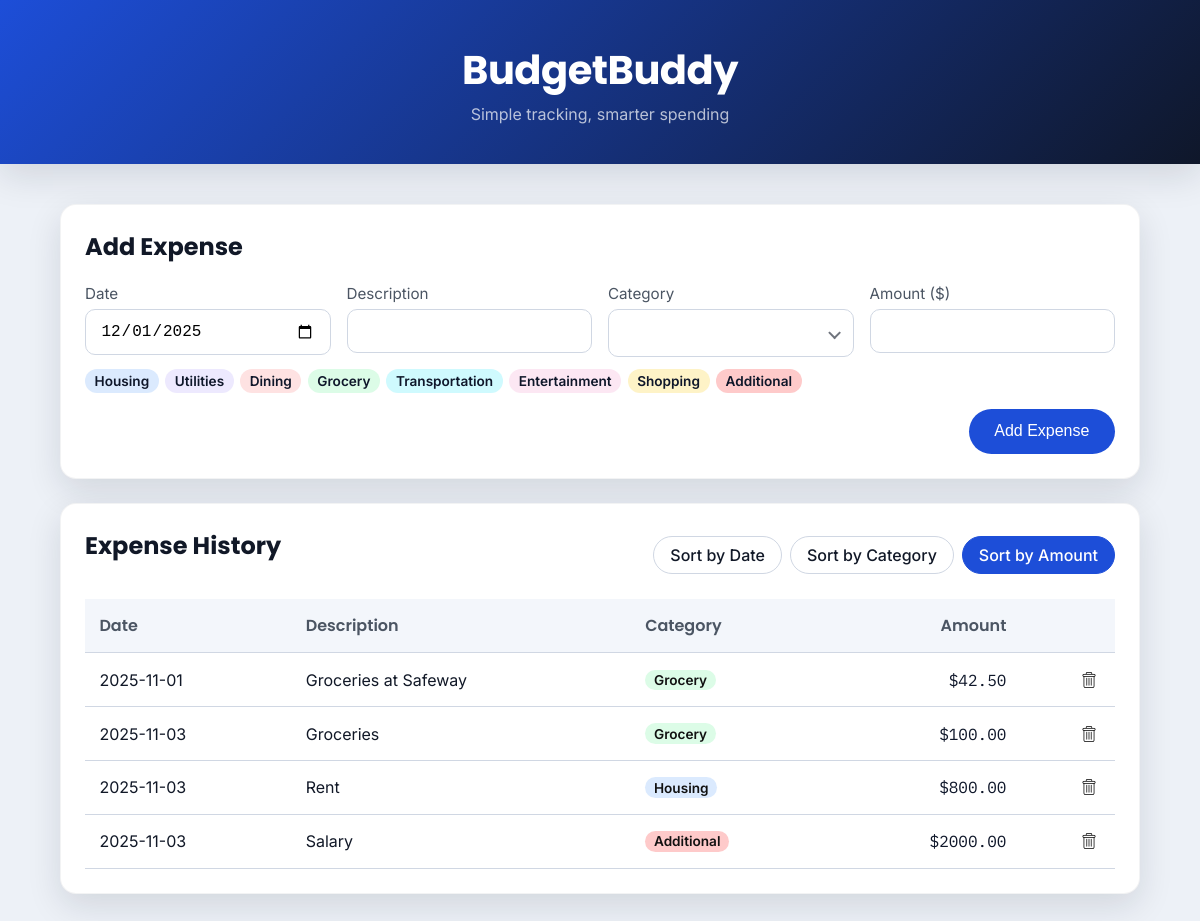
Screenshot of /dashboard?sort=amount with the database file from the repository.
### tables this page shows
CREATE TABLE expenses (
                id INTEGER PRIMARY KEY AUTOINCREMENT,
                date TEXT NOT NULL,
                description TEXT NOT NULL,
                amount REAL NOT NULL,
                category TEXT NOT NULL
            );

### budgetbuddy/routes/expenses.py (the view, shortened to what this page needs)
    @bp.route("/", methods=["GET", "POST"])
    @bp.route("/dashboard", methods=["GET", "POST"])
    def dashboard():
        form = ExpenseForm(request.form if request.method == "POST" else None)
        sort_by = request.args.get("sort", "date")
        expenses = service.list_expenses(sort_by)
        return render_template(
            "base.html",
            form=form,
            expenses=expenses,
            today=date.today().isoformat(),
            active_sort=sort_by,
            categories=CATEGORY_CHOICES,
            category_color_map={choice["value"]: choice["color"] for choice in CATEGORY_CHOICES},
        )

### budgetbuddy/db.py (called while the page is built)
def get_db_connection():
    conn = sqlite3.connect(DATABASE)
    conn.row_factory = sqlite3.Row
    return conn

@contextmanager
def db_connection():
    conn = get_db_connection()
    try:
        yield conn
        conn.commit()
    except Exception:
        conn.rollback()
        raise
    finally:
        conn.close()

### budgetbuddy/forms/expense_form.py (called while the page is built)
    @property
    def submitted(self) -> bool:
        return bool(self._raw)

    def value(self, field: str, fallback: str = "") -> str:
        if self.submitted:
            return self._raw.get(field, fallback)
        if field == "date":
            return date.today().isoformat()
        return fallback

### budgetbuddy/models/expense.py (called while the page is built)
    def __post_init__(self) -> None:
        self.description = self.description.strip()
        self.category = self.category.strip()
        if not self.description:
            raise ValueError("Description cannot be empty.")
        if not self.category:
            raise ValueError("Category cannot be empty.")
        if self.amount <= 0:
            raise ValueError("Amount must be greater than zero.")

    def as_dict(self) -> dict[str, str | float | int | None]:
        return {
            "id": self.id,
            "date": self.date.isoformat(),
            "description": self.description,
            "category": self.category,
            "amount": round(self.amount, 2),
        }

### budgetbuddy/repositories/expense_repository.py (called while the page is built)
    def list(self, sort_by: str = "date", descending: bool = False) -> list[Expense]:
        column = self._SORT_COLUMN_MAP.get(sort_by, self._SORT_COLUMN_MAP["date"])
        direction = "DESC" if descending else "ASC"
        query = f"""
            SELECT id, date, description, amount, category
            FROM expenses
            ORDER BY {column} {direction}, id ASC
        """
        with db_connection() as conn:
            rows = conn.execute(query).fetchall()
        return [self._row_to_expense(row) for row in rows]

    @staticmethod
    def _row_to_expense(row) -> Expense:
        return Expense(
            id=row["id"],
            date=date.fromisoformat(row["date"]),
            description=row["description"],
            category=row["category"],
            amount=row["amount"],
        )

### budgetbuddy/services/expense_service.py (called while the page is built)
    def list_expenses(self, sort_by: str = "date") -> List[dict]:
        descending = sort_by == "date"
        expenses = self.repository.list(sort_by, descending)
        return [self._to_dict(expense) for expense in expenses]

    @staticmethod
    def _to_dict(expense: Expense) -> dict:
        return expense.as_dict()

### templates/base.html (shortened to what this page needs)
<!DOCTYPE html>
<html lang="en">
<head>
    <link rel="stylesheet" href="{{ url_for('static', filename='style.css') }}">
</head>
<body>
    <header class="page-header">
        <div class="container">
            <h1>BudgetBuddy</h1>
            <p class="tagline">Simple tracking, smarter spending</p>
        </div>
    </header>
    <main class="container">
        <section class="card form-card">
            <h2>Add Expense</h2>
            <form id="expense-form" method="post" action="{{ url_for('dashboard.dashboard', sort=active_sort) }}">
                <div class="form-grid">
                    <label>
                        <span>Date</span>
                        <input
                            type="date"
                            id="expense-date"
                            name="date"
                            value="{{ form.value('date', today) }}"
                            class="{% if form.errors.get('date') %}invalid{% endif %}"
                            required
                        >
                    </label>
                    <label>
                        <span>Description</span>
                        <input
                            type="text"
                            name="description"
                            value="{{ form.value('description') }}"
                            class="{% if form.errors.get('description') %}invalid{% endif %}"
                            required
                        >
                    </label>
                    <label>
                        <span>Category</span>
                        <div class="select-wrapper {% if form.errors.get('category') %}invalid{% endif %}">
                            <select
                                id="category-select"
                                name="category"
                                class="category-select"
                                data-colors='{{ category_color_map | tojson | safe }}'
                                required
                            >
                                <option value="" disabled {% if not form.value('category') %}selected{% endif %}></option>
                                {% for category in categories %}
                                    <option
                                        value="{{ category.value }}"
                                        data-color="{{ category.color }}"
                                    >
                                    </option>
                                {% endfor %}
                            </select>
                        </div>
                    </label>
                    <label>
                        <span>Amount ($)</span>
                        <input
                            type="number"
                            name="amount"
                            min="0"
                            step="0.01"
                            value="{{ form.value('amount') }}"
                            class="{% if form.errors.get('amount') %}invalid{% endif %}"
                            required
                        >
                    </label>
                </div>
                <div class="category-chips collapse" id="category-chips">
                    {% for category in categories %}
                        <span class="category-chip category-chip--{{ category.value }}">
                            {{ category.label }}
                        </span>
                    {% endfor %}
                </div>
                <div class="form-actions">
                    <button type="submit" class="primary-btn">Add Expense</button>
                </div>
            </form>
        </section>
        <section class="card table-card">
            <header class="table-header">
                <h2>Expense History</h2>
                <div class="filters">
                    <a href="{{ url_for('dashboard.dashboard', sort='date') }}" class="filter-btn {% if active_sort == 'date' %}active{% endif %}">Sort by Date</a>
                    <a href="{{ url_for('dashboard.dashboard', sort='category') }}" class="filter-btn {% if active_sort == 'category' %}active{% endif %}">Sort by Category</a>
                    <a href="{{ url_for('dashboard.dashboard', sort='amount') }}" class="filter-btn {% if active_sort == 'amount' %}active{% endif %}">Sort by Amount</a>
                </div>
            </header>
            <table class="expense-table">
                <thead>
                    <tr>
                        <th>Date</th>
                        <th>Description</th>
                        <th>Category</th>
                        <th class="amount">Amount</th>
                        <th></th>
                    </tr>
                </thead>
                <tbody id="expense-table-body">
                    {% if expenses %}
                        {% for expense in expenses %}
                            <tr>
                                <td>{{ expense.date }}</td>
                                <td>{{ expense.description }}</td>
                                <td>
                                    <span class="category-pill category-pill--{{ expense.category }}">
                                        {{ expense.category|title }}
                                    </span>
                                </td>
                                <td class="amount">${{ "%.2f"|format(expense.amount) }}</td>
                                <td class="actions">
                                    <form method="post" action="{{ url_for('dashboard.dashboard', sort=active_sort) }}">
                                        <button type="submit" class="icon-button" aria-label="Delete expense">
                                            <img src="{{ url_for('static', filename='img/delete.png') }}" alt="">
                                        </button>
                                    </form>
                                </td>
                            </tr>
                        {% endfor %}
                    {% else %}
                        <tr>
                            <td colspan="5" class="empty-state">No expenses yet.</td>
                        </tr>
                    {% endif %}
                </tbody>
            </table>
        </section>
    </main>
</body>
</html>

### rows the page displays
expenses: date "2025-11-01", description "Groceries at Safeway", category "Grocery", amount "42.50"
expenses: date "2025-11-03", description "Groceries", category "Grocery", amount "100.00"
expenses: date "2025-11-03", description "Rent", category "Housing", amount "800.00"
expenses: date "2025-11-03", description "Salary", category "Additional", amount "2000.00"

### other values shown
{{ category.label }} "Housing" "Utilities" "Dining" "Grocery" "Transportation" "Entertainment" "Shopping" "Additional"
